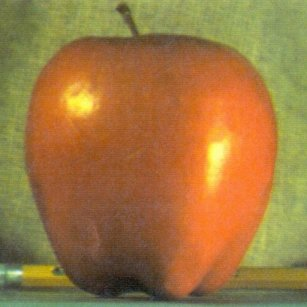
#> input picture apple.jpg, 307 x 307 px
$ python pyramid_blending1.py
#> lines starting #> are read from the running program, lines starting #| are printed output that depends on the picture
import cv2 as cv
import numpy as np
from matplotlib import pyplot as plt

def plot_img(rows_cols, index, img, title):
    plt.subplot(rows_cols[0], rows_cols[1], index)
    plt.imshow(img[...,::-1])
    plt.axis('off'), plt.title(title)

def generate_gaussian_pyramid(img, levels): # 레벨 총개수. 원본 : 0부터 시작
    GP = [img] # 0 level.

    for i in range(1,levels):
        img_lower = cv.pyrDown(GP[-1])
        GP.append(img_lower)

    return GP

def generate_laplacian_pyramid(GP):
    # 라플라시안 피라미드는 각 레벨에서 하이프리퀀시 추출한 피라미드임.

    # 현재레벨 라플라시안 = [현재 레벨] - [1증가된 레벨]
    levels = len(GP)
    LP = []

    for i in range(levels - 1, 0, -1): # 0레벨에서 시작한다고 생각x
                                       # 마지막 레벨에서 시작해서 1레벨까지.
        img_higher = cv.pyrUp(GP[i], None, GP[i-1].shape[:2][::-1]) # w,h 생각.
        img_lap = cv.subtract(GP[i-1], img_higher) * 10
        LP.append(img_lap)

    LP.reverse()
    return LP


def generate_pyramid_composition_image(Pimgs):
    # Pimg = 가우시안 피라미드 이미지

    levels = len(Pimgs)
    rows, cols = Pimgs[0].shape[:2]

    # 사이즈가 만약 안맞더라도 반올림해서 더함! 이러면 0 or 1 더해져서 오류 잡힘.
    composite_image = np.zeros((rows, cols + int(cols / 2 + 0.5), 3), dtype=Pimgs[0].dtype)

    # 원본 스근하게 채워주고.
    composite_image[:rows, :cols, :] = Pimgs[0]

    # stack all downsampled images in a column to the right of the original
    i_row = 0
    for p in Pimgs[1:]:
        n_rows, n_cols = p.shape[:2]
        composite_image[i_row : i_row + n_rows, cols : cols + n_cols] = p
        i_row += n_rows    # 행은 계속 누적됨, 열은 매번 원본이미지에서 시작!

    return composite_image


def stitch_LhalgAndRhalf(P_left, P_right):
    P_stitch = []
    for la, lb in zip(P_left, P_right):
        cols = la.shape[1]
        lpimg_stitch = np.hstack((la[:,0:cols//2], lb[:,cols//2:]))
        P_stitch.append(lpimg_stitch)
    return P_stitch


img_apple = cv.imread("apple.jpg")
#> img_apple is the input picture: shape (307, 307, 3); mean B, G, R 64.8, 119.7, 159
img_orange = cv.imread("orange.jpg")
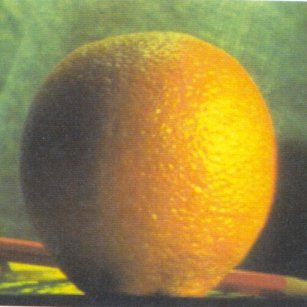
#> input picture orange.jpg, 307 x 307 px
#> img_orange is the input picture: shape (307, 307, 3); mean B, G, R 69.2, 131.8, 150.2

rows, cols = img_apple.shape[:2]
#> rows = 307; cols = 307
# 넘파이에서의 접근 방식은 y,x
img_halfhalf = np.hstack((img_apple[:,0:cols//2], img_orange[:,cols//2:]))
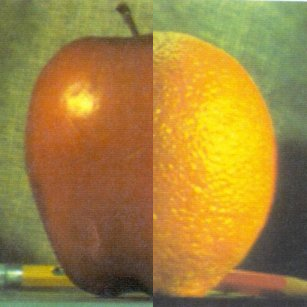
#> img_halfhalf: shape (307, 307, 3); mean B, G, R 60.6, 130.4, 160.7
    # 전처리 - 이미지 사이즈 맞추는 것 중요함. 사이즈를 맞추는 과정도 자동화 필요!
    # img_orange = cv.resize(img_orange, img_apple.shape[:2][::-1])

GP_apple = generate_gaussian_pyramid(img_apple, 6)
#> after the loop in generate_gaussian_pyramid, `for i in range(1,levels):`: GP = 6 items
#> GP_apple = 6 items
GP_orange = generate_gaussian_pyramid(img_orange, 6)
#> GP_orange = 6 items
LP_apple = generate_laplacian_pyramid(GP_apple)
#> in generate_laplacian_pyramid, `levels = len(GP)`: levels = 6
#> after the loop in generate_laplacian_pyramid, `for i in range(levels - 1, 0, -1):`: LP = 5 items
#> LP_apple = 5 items
LP_orange = generate_laplacian_pyramid(GP_orange)
#> LP_orange = 5 items

GP_halfNhalf = generate_pyramid_composition_image(stitch_LhalgAndRhalf(GP_apple, GP_orange))
#> the loop in stitch_LhalgAndRhalf, `for la, lb in zip(P_left, P_right):` made 6 passes
#> cols on passes 1 to 6: 307, 154, 77, 39, 20, 10
#> after the loop in stitch_LhalgAndRhalf, `for la, lb in zip(P_left, P_right):`: P_stitch = 6 items
#> in generate_pyramid_composition_image, `levels = len(Pimgs)`: levels = 6
#> the loop in generate_pyramid_composition_image, `for p in Pimgs[1:]:` made 5 passes
#> (n_rows, n_cols, i_row) on passes 1 to 5: (154, 154, 154), (77, 77, 231), (39, 39, 270), (20, 20, 290), (10, 10, 300)
#> after the loop in generate_pyramid_composition_image, `for p in Pimgs[1:]:`:
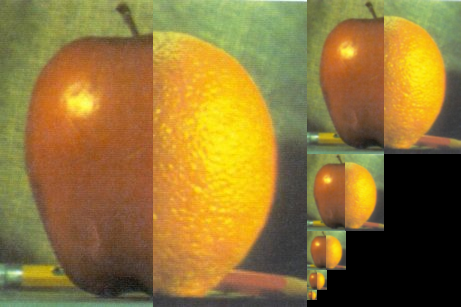
#> composite_image: shape (307, 461, 3); mean of channels 0, 1, 2 54, 116, 142.9; drawn as B, G, R
#> after the loop in generate_pyramid_composition_image, `for p in Pimgs[1:]:`: i_row = 300
LP_halfNhalf = generate_pyramid_composition_image(stitch_LhalgAndRhalf(LP_apple, LP_orange))
#> the loop in stitch_LhalgAndRhalf (call 2), `for la, lb in zip(P_left, P_right):` made 5 passes
#> pass 1, in stitch_LhalgAndRhalf (call 2), `lpimg_stitch = np.hstack((la[:,0:cols//2], lb[:,cols//2:]))`:
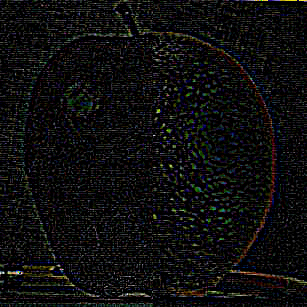
#> lpimg_stitch: shape (307, 307, 3); mean of channels 0, 1, 2 14, 13.9, 13.9; drawn as B, G, R
#> pass 3, in stitch_LhalgAndRhalf (call 2), `lpimg_stitch = np.hstack((la[:,0:cols//2], lb[:,cols//2:]))`:
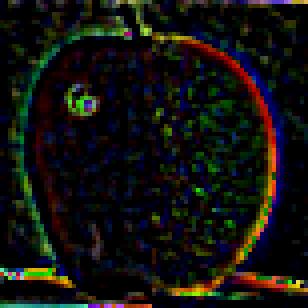
#> lpimg_stitch: shape (77, 77, 3) (shown 4 times larger); mean of channels 0, 1, 2 14.4, 17.9, 18; drawn as B, G, R
#> after the loop in stitch_LhalgAndRhalf (call 2), `for la, lb in zip(P_left, P_right):`: P_stitch = 5 items
#> in generate_pyramid_composition_image (call 2), `levels = len(Pimgs)`: levels = 5
#> the loop in generate_pyramid_composition_image (call 2), `for p in Pimgs[1:]:` made 4 passes
#> after the loop in generate_pyramid_composition_image (call 2), `for p in Pimgs[1:]:`:
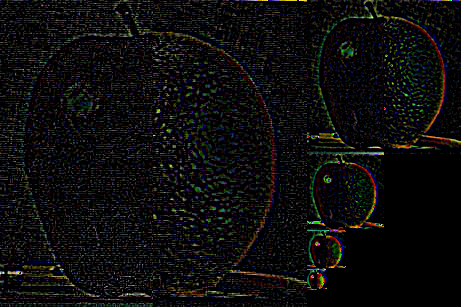
#> composite_image: shape (307, 461, 3); mean of channels 0, 1, 2 12.4, 12.8, 12.7; drawn as B, G, R
#> after the loop in generate_pyramid_composition_image (call 2), `for p in Pimgs[1:]:`: i_row = 290

plt_rc = (1,2)
plot_img(plt_rc, 1, GP_halfNhalf, "half")
plot_img(plt_rc, 2, LP_halfNhalf, "half")


# [5 lines of commented-out code are left out]
plt.show()
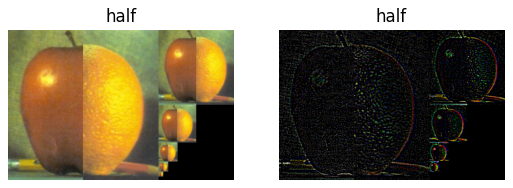
#> figure drawn by matplotlib, 2 panels

# 마지막 결과가 팅트가 된듯한 결과 : 뿌얘~~~ 교수님이 말한건 대비가 좀 작아진거 같다 ㅋ
# -> HE 적용 하면 되겠지.
